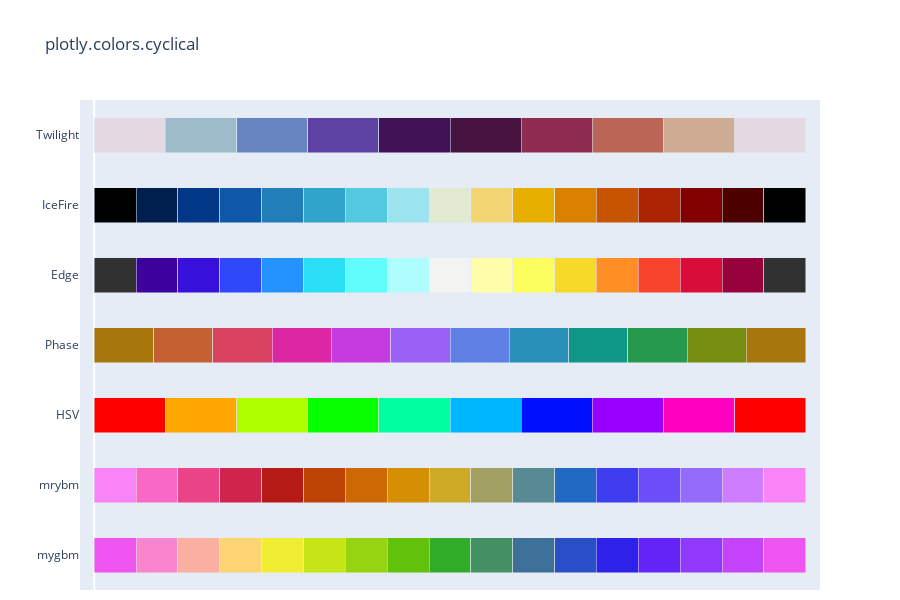

The notebook cell saved with this chart:
### Code cell
#Cyclical Color scales
fig = px.colors.cyclical.swatches()
fig.show()

### Figure 1 — Plotly figure (JSON) as saved in the notebook; plotly's stock layout.template omitted (floating-point values rounded to 4 significant figures)
{"data": [{"customdata": [0, 1, 2, 3, 4, 5, 6, 7, 8, 9, 10, 11, 12, 13, 14, 15, 16], "hovertemplate": "%{y}[%{customdata}] = %{marker.color}<extra></extra>", "marker": {"color": ["#ef55f1", "#fb84ce", "#fbafa1", "#fcd471", "#f0ed35", "#c6e516", "#96d310", "#61c10b", "#31ac28", "#439064", "#3d719a", "#284ec8", "#2e21ea", "#6324f5", "#9139fa", "#c543fa", "#ef55f1"]}, "orientation": "h", "type": "bar", "x": [1, 1, 1, 1, 1, 1, 1, 1, 1, 1, 1, 1, 1, 1, 1, 1, 1], "y": ["mygbm", "mygbm", "mygbm", "mygbm", "mygbm", "mygbm", "mygbm", "mygbm", "mygbm", "mygbm", "mygbm", "mygbm", "mygbm", "mygbm", "mygbm", "mygbm", "mygbm"]}, {"customdata": [0, 1, 2, 3, 4, 5, 6, 7, 8, 9, 10, 11, 12, 13, 14, 15, 16], "hovertemplate": "%{y}[%{customdata}] = %{marker.color}<extra></extra>", "marker": {"color": ["#f884f7", "#f968c4", "#ea4388", "#cf244b", "#b51a15", "#bd4304", "#cc6904", "#d58f04", "#cfaa27", "#a19f62", "#588a93", "#2269c4", "#3e3ef0", "#6b4ef9", "#956bfa", "#cd7dfe", "#f884f7"]}, "orientation": "h", "type": "bar", "x": [1, 1, 1, 1, 1, 1, 1, 1, 1, 1, 1, 1, 1, 1, 1, 1, 1], "y": ["mrybm", "mrybm", "mrybm", "mrybm", "mrybm", "mrybm", "mrybm", "mrybm", "mrybm", "mrybm", "mrybm", "mrybm", "mrybm", "mrybm", "mrybm", "mrybm", "mrybm"]}, {"customdata": [0, 1, 2, 3, 4, 5, 6, 7, 8, 9], "hovertemplate": "%{y}[%{customdata}] = %{marker.color}<extra></extra>", "marker": {"color": ["#ff0000", "#ffa700", "#afff00", "#08ff00", "#00ff9f", "#00b7ff", "#0010ff", "#9700ff", "#ff00bf", "#ff0000"]}, "orientation": "h", "type": "bar", "x": [1, 1, 1, 1, 1, 1, 1, 1, 1, 1], "y": ["HSV", "HSV", "HSV", "HSV", "HSV", "HSV", "HSV", "HSV", "HSV", "HSV"]}, {"customdata": [0, 1, 2, 3, 4, 5, 6, 7, 8, 9, 10, 11], "hovertemplate": "%{y}[%{customdata}] = %{marker.color}<extra></extra>", "marker": {"color": ["rgb(167, 119, 12)", "rgb(197, 96, 51)", "rgb(217, 67, 96)", "rgb(221, 38, 163)", "rgb(196, 59, 224)", "rgb(153, 97, 244)", "rgb(95, 127, 228)", "rgb(40, 144, 183)", "rgb(15, 151, 136)", "rgb(39, 153, 79)", "rgb(119, 141, 17)", "rgb(167, 119, 12)"]}, "orientation": "h", "type": "bar", "x": [1, 1, 1, 1, 1, 1, 1, 1, 1, 1, 1, 1], "y": ["Phase", "Phase", "Phase", "Phase", "Phase", "Phase", "Phase", "Phase", "Phase", "Phase", "Phase", "Phase"]}, {"customdata": [0, 1, 2, 3, 4, 5, 6, 7, 8, 9, 10, 11, 12, 13, 14, 15, 16], "hovertemplate": "%{y}[%{customdata}] = %{marker.color}<extra></extra>", "marker": {"color": ["#313131", "#3d019d", "#3810dc", "#2d47f9", "#2593ff", "#2adef6", "#60fdfa", "#aefdff", "#f3f3f1", "#fffda9", "#fafd5b", "#f7da29", "#ff8e25", "#f8432d", "#d90d39", "#97023d", "#313131"]}, "orientation": "h", "type": "bar", "x": [1, 1, 1, 1, 1, 1, 1, 1, 1, 1, 1, 1, 1, 1, 1, 1, 1], "y": ["Edge", "Edge", "Edge", "Edge", "Edge", "Edge", "Edge", "Edge", "Edge", "Edge", "Edge", "Edge", "Edge", "Edge", "Edge", "Edge", "Edge"]}, {"customdata": [0, 1, 2, 3, 4, 5, 6, 7, 8, 9, 10, 11, 12, 13, 14, 15, 16], "hovertemplate": "%{y}[%{customdata}] = %{marker.color}<extra></extra>", "marker": {"color": ["#000000", "#001f4d", "#003786", "#0e58a8", "#217eb8", "#30a4ca", "#54c8df", "#9be4ef", "#e1e9d1", "#f3d573", "#e7b000", "#da8200", "#c65400", "#ac2301", "#820000", "#4c0000", "#000000"]}, "orientation": "h", "type": "bar", "x": [1, 1, 1, 1, 1, 1, 1, 1, 1, 1, 1, 1, 1, 1, 1, 1, 1], "y": ["IceFire", "IceFire", "IceFire", "IceFire", "IceFire", "IceFire", "IceFire", "IceFire", "IceFire", "IceFire", "IceFire", "IceFire", "IceFire", "IceFire", "IceFire", "IceFire", "IceFire"]}, {"customdata": [0, 1, 2, 3, 4, 5, 6, 7, 8, 9], "hovertemplate": "%{y}[%{customdata}] = %{marker.color}<extra></extra>", "marker": {"color": ["#e2d9e2", "#9ebbc9", "#6785be", "#5e43a5", "#421257", "#471340", "#8e2c50", "#ba6657", "#ceac94", "#e2d9e2"]}, "orientation": "h", "type": "bar", "x": [1, 1, 1, 1, 1, 1, 1, 1, 1, 1], "y": ["Twilight", "Twilight", "Twilight", "Twilight", "Twilight", "Twilight", "Twilight", "Twilight", "Twilight", "Twilight"]}], "layout": {"bargap": 0.5, "barmode": "stack", "barnorm": "fraction", "height": 600, "margin": {"b": 10}, "showlegend": false, "title": {"text": "plotly.colors.cyclical"}, "xaxis": {"range": [-0.02, 1.02], "showgrid": false, "showticklabels": false}}}
